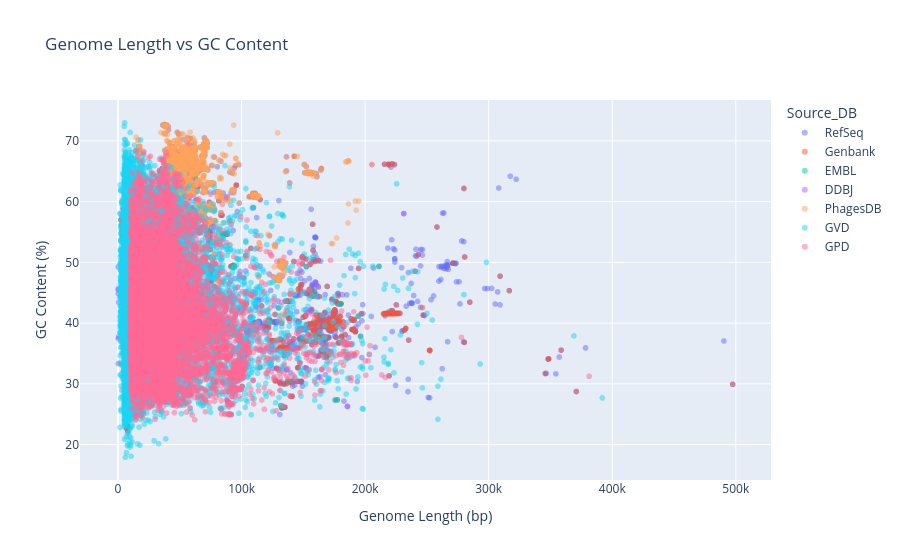

Notebook cell for this chart:
### Code cell
# Cell 7: GC Content Analysis
gc_data = conn.execute("""
    SELECT GC_content, Length, Source_DB
    FROM fact_phages 
    WHERE GC_content IS NOT NULL AND Length IS NOT NULL
    LIMIT 50000
""").df()

fig = px.scatter(gc_data, 
                 x='Length', 
                 y='GC_content',
                 color='Source_DB',
                 title='Genome Length vs GC Content',
                 labels={'Length': 'Genome Length (bp)', 'GC_content': 'GC Content (%)'},
                 opacity=0.5,
                 hover_data=['Source_DB'])
fig.show()

### Figure 1 — Plotly figure (JSON) as saved in the notebook; plotly's stock layout.template omitted (floating-point values rounded to 4 significant figures; data arrays with more than 128 entries replaced by an {"elided": "..."} marker saying what was removed)
{"data": [{"customdata": {"elided": "4637x1 str values"}, "hovertemplate": "Source_DB=%{customdata[0]}<br>Genome Length (bp)=%{x}<br>GC Content (%)=%{y}<extra></extra>", "legendgroup": "RefSeq", "marker": {"color": "#636efa", "opacity": 0.5, "symbol": "circle"}, "mode": "markers", "name": "RefSeq", "showlegend": true, "type": "scattergl", "x": {"elided": "4637 int values"}, "xaxis": "x", "y": {"elided": "4637 float values"}, "yaxis": "y"}, {"customdata": {"elided": "2086x1 str values"}, "hovertemplate": "Source_DB=%{customdata[0]}<br>Genome Length (bp)=%{x}<br>GC Content (%)=%{y}<extra></extra>", "legendgroup": "Genbank", "marker": {"color": "#EF553B", "opacity": 0.5, "symbol": "circle"}, "mode": "markers", "name": "Genbank", "showlegend": true, "type": "scattergl", "x": {"elided": "2086 int values"}, "xaxis": "x", "y": {"elided": "2086 float values"}, "yaxis": "y"}, {"customdata": {"elided": "156x1 str values"}, "hovertemplate": "Source_DB=%{customdata[0]}<br>Genome Length (bp)=%{x}<br>GC Content (%)=%{y}<extra></extra>", "legendgroup": "EMBL", "marker": {"color": "#00cc96", "opacity": 0.5, "symbol": "circle"}, "mode": "markers", "name": "EMBL", "showlegend": true, "type": "scattergl", "x": {"elided": "156 int values"}, "xaxis": "x", "y": {"elided": "156 float values"}, "yaxis": "y"}, {"customdata": {"elided": "290x1 str values"}, "hovertemplate": "Source_DB=%{customdata[0]}<br>Genome Length (bp)=%{x}<br>GC Content (%)=%{y}<extra></extra>", "legendgroup": "DDBJ", "marker": {"color": "#ab63fa", "opacity": 0.5, "symbol": "circle"}, "mode": "markers", "name": "DDBJ", "showlegend": true, "type": "scattergl", "x": {"elided": "290 int values"}, "xaxis": "x", "y": {"elided": "290 float values"}, "yaxis": "y"}, {"customdata": {"elided": "3754x1 str values"}, "hovertemplate": "Source_DB=%{customdata[0]}<br>Genome Length (bp)=%{x}<br>GC Content (%)=%{y}<extra></extra>", "legendgroup": "PhagesDB", "marker": {"color": "#FFA15A", "opacity": 0.5, "symbol": "circle"}, "mode": "markers", "name": "PhagesDB", "showlegend": true, "type": "scattergl", "x": {"elided": "3754 int values"}, "xaxis": "x", "y": {"elided": "3754 float values"}, "yaxis": "y"}, {"customdata": {"elided": "31402x1 str values"}, "hovertemplate": "Source_DB=%{customdata[0]}<br>Genome Length (bp)=%{x}<br>GC Content (%)=%{y}<extra></extra>", "legendgroup": "GVD", "marker": {"color": "#19d3f3", "opacity": 0.5, "symbol": "circle"}, "mode": "markers", "name": "GVD", "showlegend": true, "type": "scattergl", "x": {"elided": "31402 int values"}, "xaxis": "x", "y": {"elided": "31402 float values"}, "yaxis": "y"}, {"customdata": {"elided": "7675x1 str values"}, "hovertemplate": "Source_DB=%{customdata[0]}<br>Genome Length (bp)=%{x}<br>GC Content (%)=%{y}<extra></extra>", "legendgroup": "GPD", "marker": {"color": "#FF6692", "opacity": 0.5, "symbol": "circle"}, "mode": "markers", "name": "GPD", "showlegend": true, "type": "scattergl", "x": {"elided": "7675 int values"}, "xaxis": "x", "y": {"elided": "7675 float values"}, "yaxis": "y"}], "layout": {"legend": {"title": {"text": "Source_DB"}, "tracegroupgap": 0}, "title": {"text": "Genome Length vs GC Content"}, "xaxis": {"anchor": "y", "domain": [0, 1], "title": {"text": "Genome Length (bp)"}}, "yaxis": {"anchor": "x", "domain": [0, 1], "title": {"text": "GC Content (%)"}}}}
